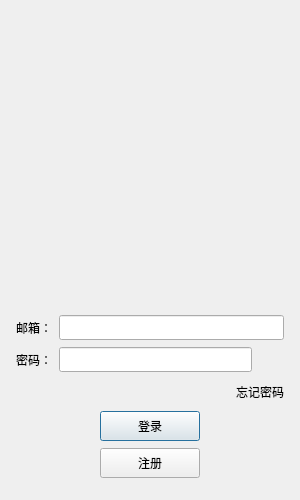
<?xml version="1.0" encoding="UTF-8"?>
<ui version="4.0">
 <class>login</class>
 <widget class="QDialog" name="login">
  <property name="geometry">
   <rect>
    <x>0</x>
    <y>0</y>
    <width>300</width>
    <height>500</height>
   </rect>
  </property>
  <property name="minimumSize">
   <size>
    <width>300</width>
    <height>500</height>
   </size>
  </property>
  <property name="maximumSize">
   <size>
    <width>300</width>
    <height>500</height>
   </size>
  </property>
  <property name="windowTitle">
   <string>Dialog</string>
  </property>
  <layout class="QVBoxLayout" name="verticalLayout_2">
   <item>
    <layout class="QVBoxLayout" name="verticalLayout">
     <property name="spacing">
      <number>7</number>
     </property>
     <property name="leftMargin">
      <number>5</number>
     </property>
     <property name="topMargin">
      <number>5</number>
     </property>
     <property name="rightMargin">
      <number>5</number>
     </property>
     <property name="bottomMargin">
      <number>5</number>
     </property>
     <item>
      <widget class="QWidget" name="head_widget" native="true">
       <layout class="QGridLayout" name="gridLayout">
        <item row="0" column="0">
         <layout class="QHBoxLayout" name="horizontalLayout_6">
          <item>
           <widget class="QLabel" name="err_tip">
            <property name="minimumSize">
             <size>
              <width>50</width>
              <height>25</height>
             </size>
            </property>
            <property name="maximumSize">
             <size>
              <width>250</width>
              <height>25</height>
             </size>
            </property>
            <property name="text">
             <string/>
            </property>
            <property name="alignment">
             <set>Qt::AlignmentFlag::AlignCenter</set>
            </property>
           </widget>
          </item>
         </layout>
        </item>
        <item row="3" column="0">
         <spacer name="verticalSpacer_2">
          <property name="orientation">
           <enum>Qt::Orientation::Vertical</enum>
          </property>
          <property name="sizeHint" stdset="0">
           <size>
            <width>20</width>
            <height>40</height>
           </size>
          </property>
         </spacer>
        </item>
        <item row="1" column="0">
         <spacer name="verticalSpacer">
          <property name="orientation">
           <enum>Qt::Orientation::Vertical</enum>
          </property>
          <property name="sizeHint" stdset="0">
           <size>
            <width>20</width>
            <height>40</height>
           </size>
          </property>
         </spacer>
        </item>
        <item row="2" column="0">
         <widget class="QLabel" name="head_label">
          <property name="minimumSize">
           <size>
            <width>200</width>
            <height>200</height>
           </size>
          </property>
          <property name="text">
           <string/>
          </property>
          <property name="alignment">
           <set>Qt::AlignmentFlag::AlignCenter</set>
          </property>
         </widget>
        </item>
       </layout>
      </widget>
     </item>
     <item>
      <layout class="QHBoxLayout" name="horizontalLayout">
       <item>
        <widget class="QLabel" name="email_edit">
         <property name="minimumSize">
          <size>
           <width>0</width>
           <height>25</height>
          </size>
         </property>
         <property name="maximumSize">
          <size>
           <width>16777215</width>
           <height>25</height>
          </size>
         </property>
         <property name="text">
          <string>邮箱：</string>
         </property>
        </widget>
       </item>
       <item>
        <widget class="QLineEdit" name="email_lb">
         <property name="minimumSize">
          <size>
           <width>0</width>
           <height>25</height>
          </size>
         </property>
         <property name="maximumSize">
          <size>
           <width>1655555</width>
           <height>25</height>
          </size>
         </property>
         <property name="alignment">
          <set>Qt::AlignmentFlag::AlignLeading|Qt::AlignmentFlag::AlignLeft|Qt::AlignmentFlag::AlignVCenter</set>
         </property>
        </widget>
       </item>
      </layout>
     </item>
     <item>
      <layout class="QHBoxLayout" name="horizontalLayout_2">
       <item>
        <widget class="QLabel" name="pass_label">
         <property name="minimumSize">
          <size>
           <width>0</width>
           <height>25</height>
          </size>
         </property>
         <property name="maximumSize">
          <size>
           <width>16777215</width>
           <height>25</height>
          </size>
         </property>
         <property name="text">
          <string>密码：</string>
         </property>
        </widget>
       </item>
       <item>
        <widget class="QLineEdit" name="loginpass_edit">
         <property name="minimumSize">
          <size>
           <width>0</width>
           <height>25</height>
          </size>
         </property>
         <property name="maximumSize">
          <size>
           <width>16777215</width>
           <height>25</height>
          </size>
         </property>
        </widget>
       </item>
       <item>
        <widget class="ClickedLabel" name="login_visible">
         <property name="minimumSize">
          <size>
           <width>25</width>
           <height>0</height>
          </size>
         </property>
         <property name="maximumSize">
          <size>
           <width>25</width>
           <height>16777215</height>
          </size>
         </property>
         <property name="text">
          <string/>
         </property>
        </widget>
       </item>
      </layout>
     </item>
     <item>
      <layout class="QHBoxLayout" name="horizontalLayout_3">
       <item>
        <spacer name="horizontalSpacer">
         <property name="orientation">
          <enum>Qt::Orientation::Horizontal</enum>
         </property>
         <property name="sizeHint" stdset="0">
          <size>
           <width>40</width>
           <height>20</height>
          </size>
         </property>
        </spacer>
       </item>
       <item>
        <widget class="ClickedLabel" name="forget_label">
         <property name="minimumSize">
          <size>
           <width>0</width>
           <height>25</height>
          </size>
         </property>
         <property name="maximumSize">
          <size>
           <width>16777215</width>
           <height>25</height>
          </size>
         </property>
         <property name="text">
          <string>忘记密码</string>
         </property>
        </widget>
       </item>
      </layout>
     </item>
     <item>
      <layout class="QHBoxLayout" name="horizontalLayout_4">
       <item>
        <spacer name="horizontalSpacer_2">
         <property name="orientation">
          <enum>Qt::Orientation::Horizontal</enum>
         </property>
         <property name="sizeHint" stdset="0">
          <size>
           <width>40</width>
           <height>20</height>
          </size>
         </property>
        </spacer>
       </item>
       <item>
        <widget class="QPushButton" name="login_btn">
         <property name="minimumSize">
          <size>
           <width>100</width>
           <height>30</height>
          </size>
         </property>
         <property name="text">
          <string>登录</string>
         </property>
        </widget>
       </item>
       <item>
        <spacer name="horizontalSpacer_3">
         <property name="orientation">
          <enum>Qt::Orientation::Horizontal</enum>
         </property>
         <property name="sizeHint" stdset="0">
          <size>
           <width>40</width>
           <height>20</height>
          </size>
         </property>
        </spacer>
       </item>
      </layout>
     </item>
     <item>
      <layout class="QHBoxLayout" name="horizontalLayout_5">
       <item>
        <spacer name="horizontalSpacer_4">
         <property name="orientation">
          <enum>Qt::Orientation::Horizontal</enum>
         </property>
         <property name="sizeHint" stdset="0">
          <size>
           <width>40</width>
           <height>20</height>
          </size>
         </property>
        </spacer>
       </item>
       <item>
        <widget class="QPushButton" name="reg_button">
         <property name="minimumSize">
          <size>
           <width>100</width>
           <height>30</height>
          </size>
         </property>
         <property name="text">
          <string>注册</string>
         </property>
        </widget>
       </item>
       <item>
        <spacer name="horizontalSpacer_5">
         <property name="orientation">
          <enum>Qt::Orientation::Horizontal</enum>
         </property>
         <property name="sizeHint" stdset="0">
          <size>
           <width>40</width>
           <height>20</height>
          </size>
         </property>
        </spacer>
       </item>
      </layout>
     </item>
     <item>
      <spacer name="verticalSpacer_4">
       <property name="orientation">
        <enum>Qt::Orientation::Vertical</enum>
       </property>
       <property name="sizeHint" stdset="0">
        <size>
         <width>20</width>
         <height>40</height>
        </size>
       </property>
      </spacer>
     </item>
     <item>
      <spacer name="verticalSpacer_3">
       <property name="orientation">
        <enum>Qt::Orientation::Vertical</enum>
       </property>
       <property name="sizeHint" stdset="0">
        <size>
         <width>20</width>
         <height>40</height>
        </size>
       </property>
      </spacer>
     </item>
    </layout>
   </item>
  </layout>
 </widget>
 <customwidgets>
  <customwidget>
   <class>ClickedLabel</class>
   <extends>QLabel</extends>
   <header>clickedlabel.h</header>
  </customwidget>
 </customwidgets>
 <resources/>
 <connections/>
</ui>
